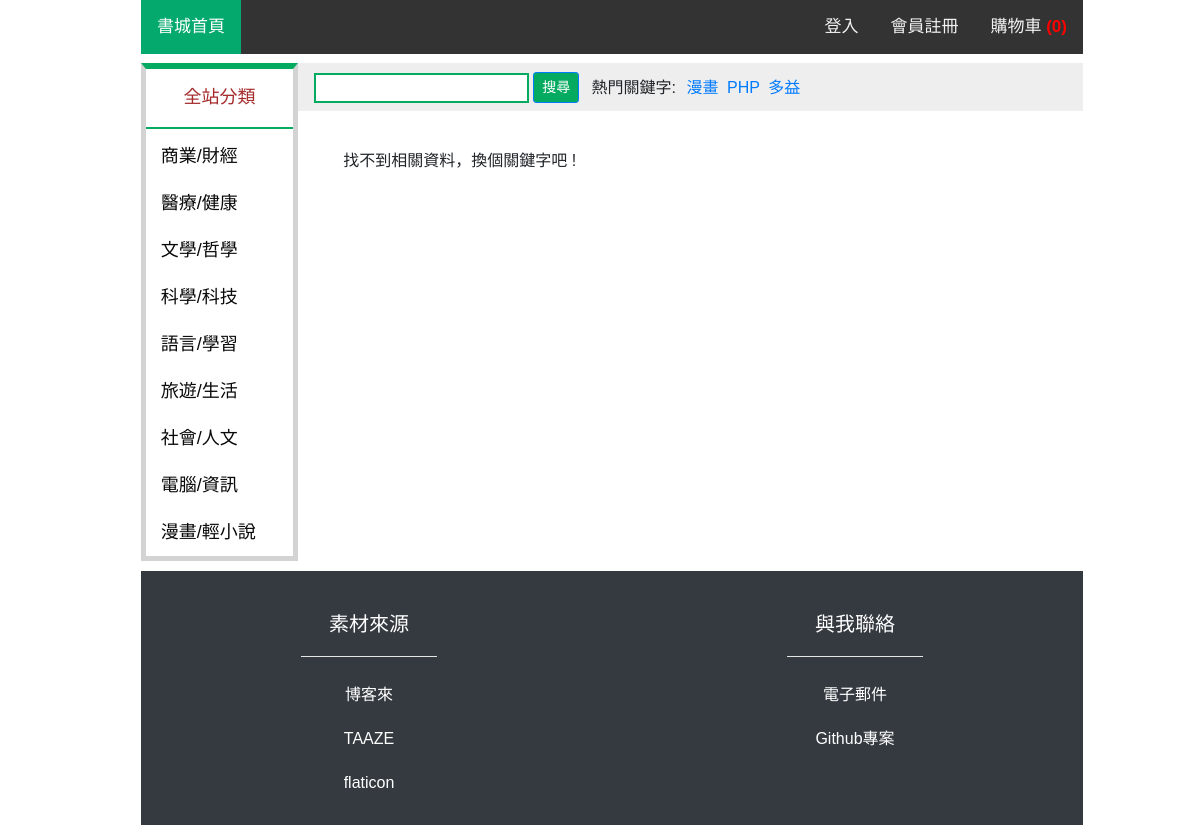
Page /search.php?keyword=PHP on the earlier database version.
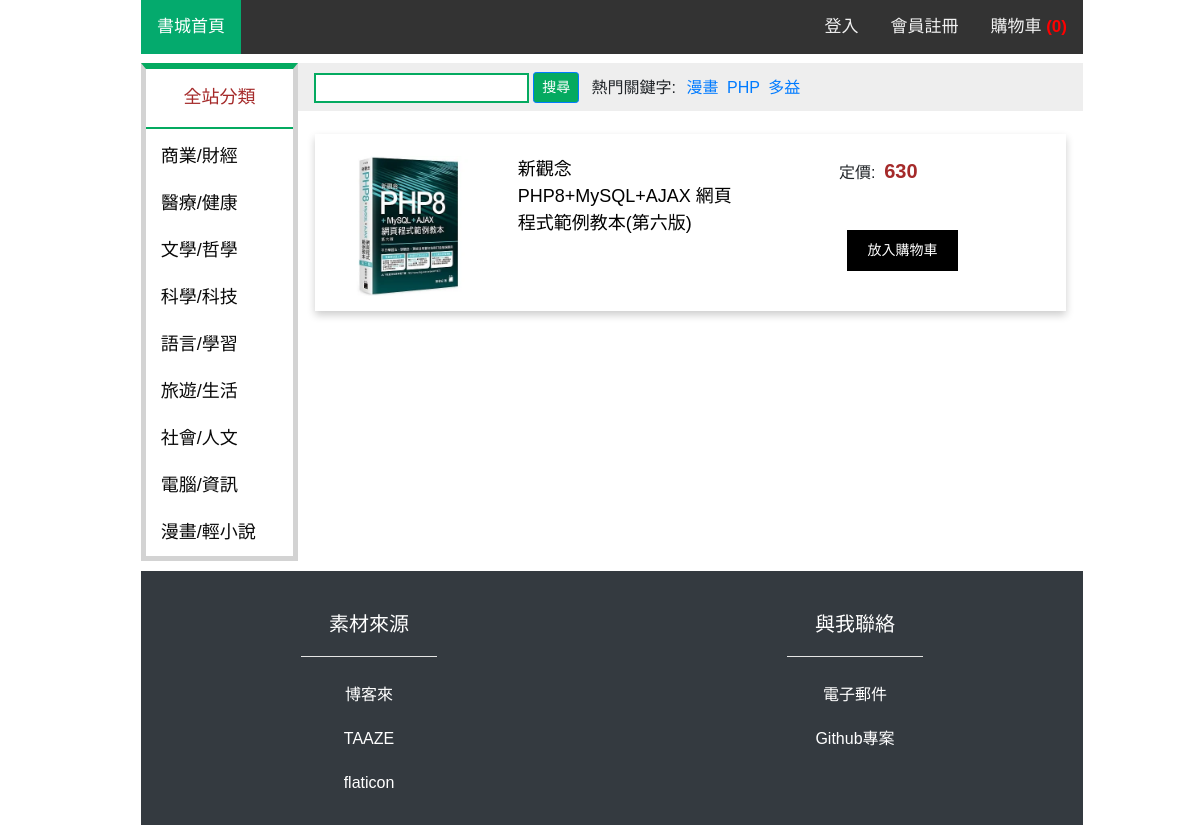
Same page on the later database version.
### tables this page shows
CREATE TABLE `book` (
  `isbn` varchar(13) NOT NULL,
  `price` int(11) NOT NULL,
  `book_name` varchar(30) NOT NULL,
  `full_name` varchar(50) NOT NULL,
  `eng_name` varchar(100) DEFAULT NULL,
  `author` varchar(40) NOT NULL,
  `translator` varchar(20) DEFAULT NULL,
  `press` varchar(20) NOT NULL,
  `publish_date` date NOT NULL,
  `lang` varchar(10) NOT NULL,
  `category` varchar(20) NOT NULL,
  `content_intro` varchar(5000) DEFAULT NULL,
  `spec` varchar(100) NOT NULL
);

### search.php (the view, shortened to what this page needs)
<!DOCTYPE html>
<html lang="en">
<head>
    <?php include("import.php");?>
</head>
<body>
    <div class="container-fulid">
        <?php include("topnav.php"); ?>
        <div class="row" style="margin-top: 1%;">
            <?php include("sidebar.php"); ?>
            <div class="col-12 col-lg-10">
                <div class="row">
                    <?php include("searchbar.php"); ?>
                </div>
                <?php
                $link = mysqli_connect("localhost", "root", "root123456", "group_07") or die("無法開啟MySQL資料庫連結!<br>");
                mysqli_query($link, 'SET CHARACTER SET utf8');
                mysqli_query($link, "SET collation_connection = 'utf8_unicode_ci'");
                if (isset($_GET['keyword'])) {
                    $kw = $_GET['keyword'];
                    if ($result = mysqli_query($link, "SELECT * FROM book where book_name like '%$kw%' OR category like '%$kw%'")){
                        if (mysqli_num_rows($result) == 0) {
                            echo '<div style="margin-left: 4%; margin-top: 4%;" class="control-label">找不到相關資料，換個關鍵字吧&nbsp;!</div>';
                        }
                        while ($row = mysqli_fetch_assoc($result)) {
                            echo '
                            <div class="row list" style="margin-top: 2%; max-height: 40%;">
                                <div class="col-3">
                                    <a style="display:block;" href="products.php?id='.$row["isbn"].'">
                                        <img style="max-height: 140px; width:auto;" src="images/'.$row["isbn"].'.jpg">
                                    </a>
                                </div>
                                <div class="col-4">
                                    <a class="listlink" href="products.php?id='.$row["isbn"].'">
                                        <p class="listlink">'.$row["full_name"].'</p>
                                    </a>
                                </div>
                                <div class="col-4">
                                    <span >定價:&nbsp;&nbsp;<span style="color: brown; font-weight: bold; font-size:20px;">'.$row["price"].'</span></span>
                                    <a style="width:50%; display: block; margin-left: 36%; margin-top:20%;" href="addcart.php?id='.$row['isbn'].'&op=1"><p><button class="boxbutton">放入購物車</button></p></a>
                                </div>
                            </div>';
                        }
                    }
                }
                ?>
            </div>
        </div>
        <?php include("footer.php"); ?>
    </div>
</body>
</html>

Differences in the rows shown:
added book: isbn (picture), full_name "新觀念 PHP8+MySQL+AJAX 網頁程式範例教本(第六版)", price "630"
Other differences:
text no longer shown: "找不到相關資料，換個關鍵字吧 !"
